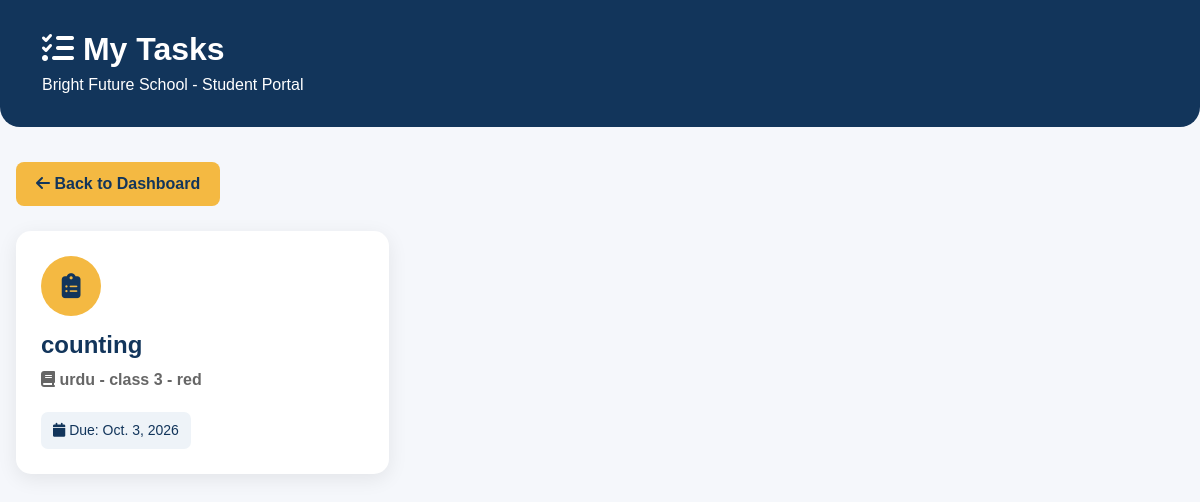
The page /student/tasks/ (signed in) on the database its author committed.
### schoolapp/models.py (models this page shows, shortened)
class Task(models.Model):
    title = models.CharField(
        max_length=200
    )
    school_class = models.ForeignKey(
        SchoolClass,
        on_delete=models.CASCADE,
        related_name='tasks'
    )
    subject = models.ForeignKey(
        Subject,
        on_delete=models.SET_NULL,
        null=True,
        blank=True,
        related_name='tasks'
    )
    description = models.TextField(
        blank=True
    )
    due_date = models.DateField()
    created_at = models.DateTimeField(
        auto_now_add=True
    )

class Subject(models.Model):
    name = models.CharField(max_length=20)
    school_class = models.ForeignKey(
        SchoolClass,
        on_delete=models.CASCADE,
        related_name='subjects'
    )
    def __str__(self):
        return f"{self.name} - {self.school_class}"

class SchoolClass(models.Model):
    name = models.CharField(max_length=20)
    section = models.CharField(max_length=20)
    def __str__(self):
        return f"{self.name} - {self.section}"

### schoolapp/views.py (the view, shortened to what this page needs)
# urls.py: path('student/tasks/', views.student_tasks, name='student_tasks'),
def student_tasks(request):
    if not request.user.is_authenticated:
        return redirect('login')
    student = get_logged_in_student(request)
    tasks = Task.objects.select_related(
        'school_class',
        'subject',
    ).filter(
        school_class=student.school_class
    ).order_by(
        'due_date'
    )
    return render(
        request,
        'schoolapp/student_tasks.html',
        {
            'student': student,
            'tasks': tasks,
        }
    )

### schoolapp/views.py (called while the page is built)
def get_logged_in_student(request):
    if not request.user.is_authenticated:
        return None
    if not hasattr(request.user, 'profile'):
        return None
    if request.user.profile.role != 'Student':
        return None
    return Student.objects.select_related(
        'school_class'
    ).filter(
        email=request.user.email
    ).first()

### templates/schoolapp/student_tasks.html (shortened to what this page needs)
{% load static %}
<!DOCTYPE html>
<html lang="en">
<head>
    <link href="https://cdn.jsdelivr.net/npm/bootstrap@5.3.3/dist/css/bootstrap.min.css"
          rel="stylesheet">
    <link rel="stylesheet"
          href="https://cdnjs.cloudflare.com/ajax/libs/font-awesome/6.5.2/css/all.min.css">
</head>
<body>
<div class="header">
    <div class="container">
        <h2>
            <i class="fas fa-list-check"></i>
            My Tasks
        </h2>
        <p class="mb-0">
            Bright Future School - Student Portal
        </p>
    </div>
</div>
<div class="main-container px-3">
    <a href="/student/dashboard/" class="back-btn">
        <i class="fas fa-arrow-left"></i>
        Back to Dashboard
    </a>
    {% if tasks %}
    <div class="row g-4">
        {% for task in tasks %}
        <div class="col-lg-4 col-md-6">
            <div class="task-card">
                <div class="task-icon">
                    <i class="fas fa-clipboard-list"></i>
                </div>
                <h4>
                    {{ task.title }}
                </h4>
                {% if task.subject %}
                <div class="subject">
                    <i class="fas fa-book"></i>
                    {{ task.subject }}
                </div>
                {% endif %}
                {% if task.due_date %}
                <div class="due-date">
                    <i class="fas fa-calendar"></i>
                    Due:
                    {{ task.due_date }}
                </div>
                {% endif %}
            </div>
        </div>
        {% endfor %}
    </div>
    {% endif %}
</div>
</body>
</html>

### templates/schoolapp/student_tasks.html (style rules this page uses)
body { background: #f5f7fb; font-family: Arial, sans-serif; }
.header { background: #12355b; color: white; padding: 30px 20px; border-radius: 0 0 20px 20px; }
.header h2 { font-weight: bold; margin-bottom: 5px; }
.main-container { max-width: 1200px; margin: 35px auto; }
.back-btn { background: #f4b942; color: #12355b; font-weight: bold; padding: 10px 20px; border-radius: 8px; text-decoration: none; display: inline-block; margin-bottom: 25px; }
.task-card { background: white; border-radius: 15px; padding: 25px; height: 100%; box-shadow: 0 5px 20px rgba(0,0,0,0.08); transition: 0.3s; }
.task-icon { width: 60px; height: 60px; background: #f4b942; color: #12355b; border-radius: 50%; display: flex; align-items: center; justify-content: center; font-size: 25px; margin-bottom: 15px; }
.task-card h4 { color: #12355b; font-weight: bold; }
.subject { color: #666; font-weight: bold; margin-bottom: 10px; }
.due-date { background: #eef3f8; color: #12355b; padding: 8px 12px; border-radius: 7px; display: inline-block; margin-top: 10px; font-size: 14px; }

### rows shown on the page
Task: title "counting", subject "urdu - class 3 - red", due_date "Oct. 3, 2026"
